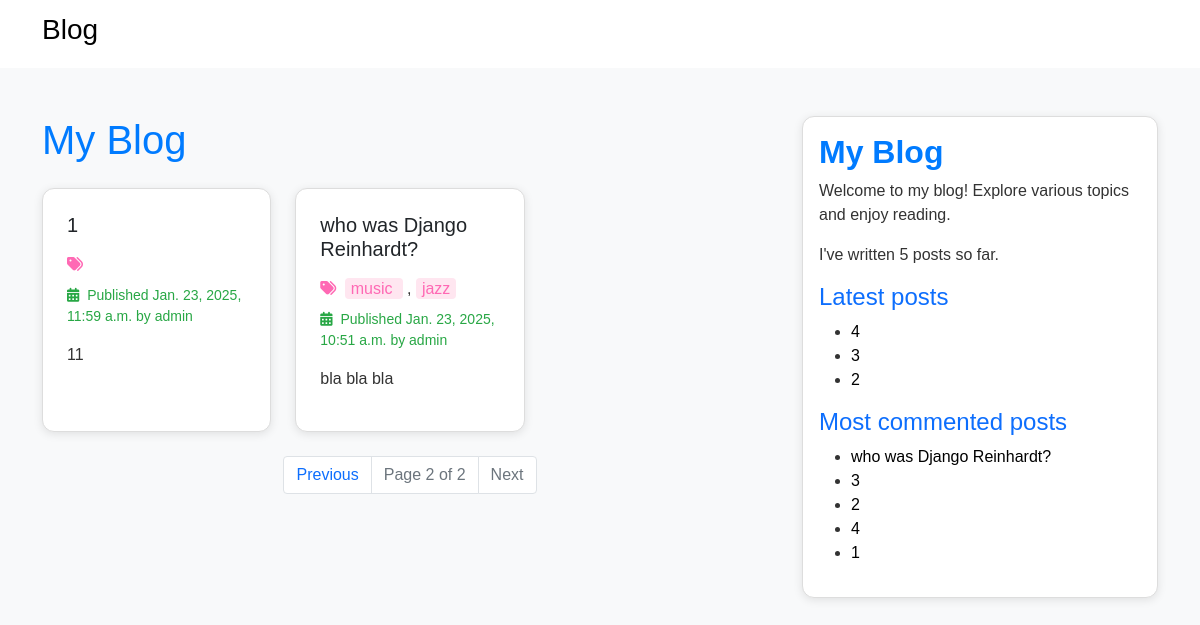
/blog/?page=2, run on an earlier commit of the app's database.
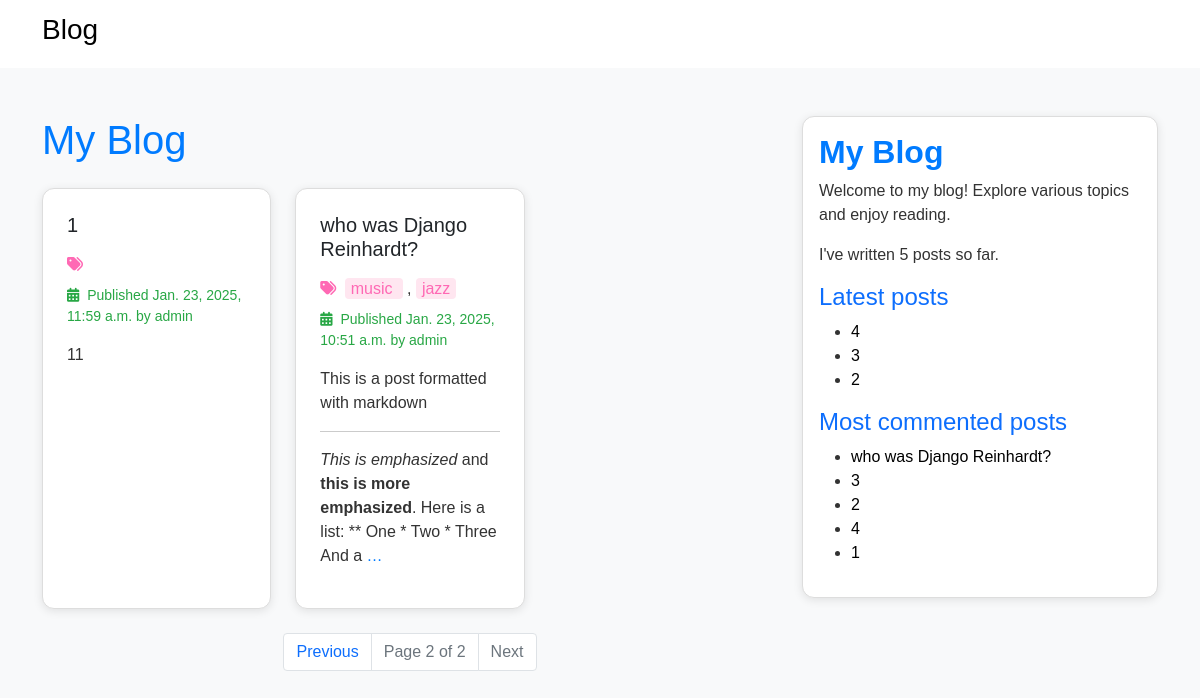
And on a later commit of the database.
### blog/models.py (models this page shows, shortened)
class Post(models.Model):
    class Status(models.TextChoices):
        DRAFT = 'DF','DRAFT'
        PUBLISHED = 'PB', 'PUBLISHED'
    title =models.CharField(max_length=250)
    slug =models.SlugField(max_length=250, unique_for_date='publish')
    body =models.TextField()
    publish = models.DateTimeField(default=timezone.now)
    created = models.DateTimeField(auto_now_add=True)
    updated = models.DateTimeField(auto_now=True)
    status = models.CharField(max_length=2 , choices=Status, default=Status.DRAFT)
    author = models.ForeignKey(settings.AUTH_USER_MODEL,on_delete=models.CASCADE, related_name='blog_posts')
    objects = models.Manager()
    published = PublishedManager()
    tags = TaggableManager()
    class Meta:
        ordering = ['-publish']
        indexes = [
            models.Index(fields=['-publish']),
        ]
    def get_absolute_url(self):
        return reverse('blog:post_detail',args=[self.publish.year,self.publish.month,self.publish.day,self.slug])

### blog/views.py (the view)
# urls.py: path('', views.post_list, name='post_list'),
def post_list(request, tag_slug=None):
    post_list = Post.published.all()
    tag = None
    if tag_slug:
        tag = get_object_or_404(Tag,slug= tag_slug)
        post_list = post_list.filter(tags__in=[tag])
    paginator = Paginator(post_list, 3)
    page_number = request.GET.get('page', 1)
    try:
        posts = paginator.page(page_number)
    except PageNotAnInteger:
        posts = paginator.page(1)
    except EmptyPage:
        posts = paginator.page(paginator.num_pages)
    return render(request,'blog/post/list.html',{'posts': posts,'tag':tag})

### blog/models.py (called while the page is built)
    def get_queryset(self):
        return (
            super().get_queryset().filter(status=Post.Status.PUBLISHED)
        )

### blog/templatetags/blog_tags.py (called while the page is built)
@register.simple_tag
def total_posts():
    return Post.published.count()

@register.inclusion_tag('blog/post/latest_posts.html')
def show_latest_posts(count=5):
    latest_posts = Post.published.order_by('-publish')[:count]
    return {'latest_posts': latest_posts}

@register.simple_tag
def get_most_commented_posts(count=5):
    return Post.published.annotate(total_comments=Count('comments')).order_by('-total_comments')[:count]

@register.filter(name='markdown')
def markdown_format(text):
    return mark_safe(markdown.markdown(text))

### templates/blog/post/list.html (shortened to what this page needs)
{% extends "blog/base.html" %}
{% load blog_tags %}
{% block content %}
    <h1 class="mb-4 text-center text-md-start">My Blog</h1>
    <div class="row gy-4">
        {% for post in posts %}
            <div class="col-12 col-md-6 col-lg-4">
                <div class="card h-100">
                    <div class="card-body">
                        <h2 class="card-title h5 mb-3">
                            <a href="{{ post.get_absolute_url }}" class="text-decoration-none text-dark">
                                {{ post.title }}
                            </a>
                        </h2>
                        <p class="tags mb-2">
                            <i class="fas fa-tags me-1" style="color: #ff69b4;"></i>
                            {% for tag in post.tags.all %}
                                <a href="{% url 'blog:post_list_by_tag' tag.slug %}">
                                    {{ tag.name }}
                                </a>{% if not forloop.last %},{% endif %}
                            {% endfor %}
                        </p>
                        <p class="card-text text-muted small mb-2">
                            <i class="fas fa-calendar-alt me-1"></i> Published {{ post.publish }} by {{ post.author }}
                        </p>
                        <p class="card-text">
                            {{ post.body|markdown | truncatewords_html:30 }}
                        </p>
                    </div>
                </div>
            </div>
        {% empty %}
            <div class="col-12">
                <p class="text-muted text-center">No posts available yet.</p>
            </div>
        {% endfor %}
    </div>
    {% include "blog/pagination.html" with page=posts %}
{% endblock %}

### templates/blog/base.html (shortened to what this page needs)
{% load blog_tags %}
{% load static %}
<!DOCTYPE html>
<html lang="en">
<head>
    <link rel="stylesheet" href="https://cdnjs.cloudflare.com/ajax/libs/font-awesome/6.0.0-beta3/css/all.min.css">
    <link rel="stylesheet" href="{% static 'css/bootstrap.min.css' %}">
    <link href="{% static 'css/blog.css' %}" rel="stylesheet">
</head>
<body>
    {% include "blog/navbar.html" %}
    <div class="container py-4">
        <div class="row d-flex">
            <div class="col-12 col-md-4 order-md-1 mb-4">
                <div class="position-sticky">
                    <div class="card p-3">
                        <h2 class="fw-bold">My Blog</h2>
                        <p>Welcome to my blog! Explore various topics and enjoy reading.</p>
                        <p>I've written {% total_posts %} posts so far.</p>
                        <h4 class="text-primary">Latest posts</h4>
                        {% show_latest_posts 3 %}
                        <h4 class="text-primary">Most commented posts</h4>
                        {% get_most_commented_posts as most_commented_posts %}
                        <ul>
                            {% for post in most_commented_posts %}
                                <li>
                                    <a style="color: black;" href="{{ post.get_absolute_url }}">{{ post.title }}</a>
                                 </li>
                            {% endfor %}
                        </ul>
                    </div>
                </div>
            </div>
            <div class="col-12 col-md-8 order-md-0">
                {% block content %}{% endblock %}
            </div>
        </div>
    </div>
</body>
</html>

What changed in the data, as far as the page shows it:
changed Post "who was Django Reinhardt?": body "bla bla bla" → "This is a post formatted with markdown This is emphasized and this is more emphasized . Here is a list: ** One * Two * Three And a …"
